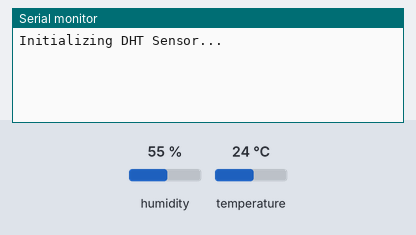
Bench run of a sketch on a simulated ESP32. On the bench: the last lines printed to the serial monitor. The test bench sets the inputs (shaded band); at power-on: humidity 55 %, temperature 24 °C.

Above: at 2.2 s.
2.3 s: humidity set to 22 %
At 4.4 s:
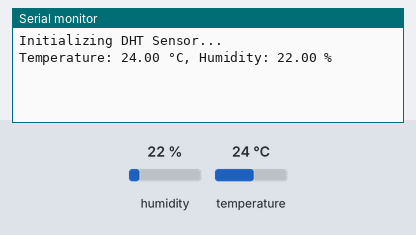
6.5 s: temperature set to 12 °C
At 8.0 s:
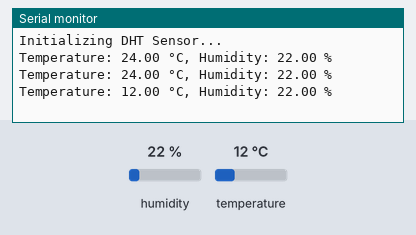
9.5 s: humidity set to 40 %
At 11.5 s:
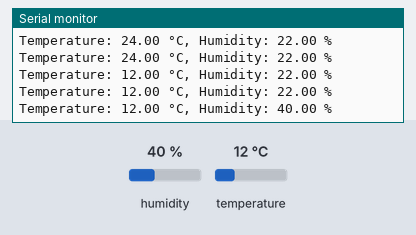

Measured:
- after the input at 2.3 s, the serial monitor: prints a new line after 0.72 s (image 1)
- after the input at 6.5 s, the serial monitor: prints a new line after 0.57 s (image 2)
- after the input at 9.5 s, the serial monitor: prints a new line after 1.6 s (image 3)

The sketch:

test_dht11_temp_humidity.ino
```cpp
/*
  ------------------------------------------------------------------------------
  Project     : RoboAi - NeoBot: Remotely Operated Vehicle
  Test Code   : DHT Sensor - Temperature and Humidity Test with ESP32
  ------------------------------------------------------------------------------
  📄 Description:
    This test sketch reads temperature and humidity values from a DHT sensor
    (DHT11 or DHT22) and prints the readings to the Serial Monitor every 2 seconds.

  🎯 Purpose:
    ✅ Test sensor wiring and communication with ESP32
    ✅ Verify accurate temperature and humidity readings
    ✅ Use this as a reference for environmental monitoring integration in NeoBot

  🔌 Wiring Connections:
    DHT Sensor         →  ESP32 Board
    -------------------------------------
    VCC                →  3.3V or 5V
    GND                →  GND
    DATA               →  GPIO 4 (modifiable)
    Optional           →  10kΩ pull-up resistor between DATA and VCC

  📚 Libraries Used:
    🔹 <DHT.h> → For reading data from DHT11/DHT22 sensors

  ⚙️ Configuration Notes:
    - GPIO pin is defined using `#define DHTPIN`
    - Sensor type selected using `#define DHTTYPE`
    - 2-second delay between readings (required for sensor stability)

  🧠 Code Logic Summary:
    - Initialize DHT sensor and serial monitor
    - Read temperature and humidity values
    - Print results to serial output
    - Retry reading if sensor returns invalid data

  🧪 Tested On:
    - ESP32 Dev Module
    - DHT11 and DHT22 (both tested and compatible)
  ------------------------------------------------------------------------------
*/

#include <DHT.h>

// Define the GPIO pin and sensor type
#define DHTPIN 4           // GPIO 4 connected to DHT DATA pin
#define DHTTYPE DHT11      // DHT11 or DHT22 (change if needed)

// Create a DHT sensor object
DHT dht(DHTPIN, DHTTYPE);

void setup() {
  Serial.begin(115200);         // Initialize Serial communication
  delay(1000);                  // Optional startup delay
  Serial.println("Initializing DHT Sensor...");
  dht.begin();                  // Start the DHT sensor
}

void loop() {
  delay(2000);  // Minimum delay required between reads

  // Read humidity and temperature (Celsius)
  float humidity = dht.readHumidity();
  float temperature = dht.readTemperature();

  // Check for read errors
  if (isnan(humidity) || isnan(temperature)) {
    Serial.println("❌ Failed to read from DHT sensor!");
    return;
  }

  // Print the sensor values
  Serial.print("Temperature: ");
  Serial.print(temperature);
  Serial.print(" °C, Humidity: ");
  Serial.print(humidity);
  Serial.println(" %");
}
```
